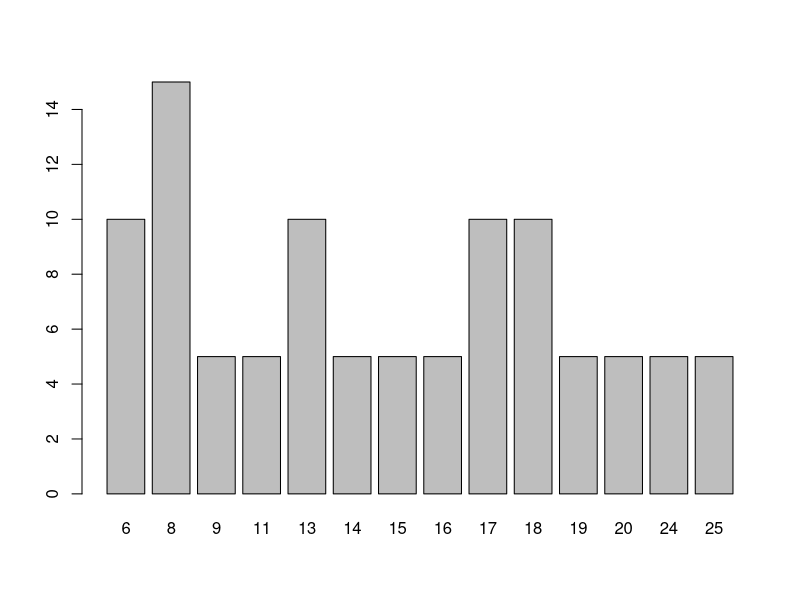
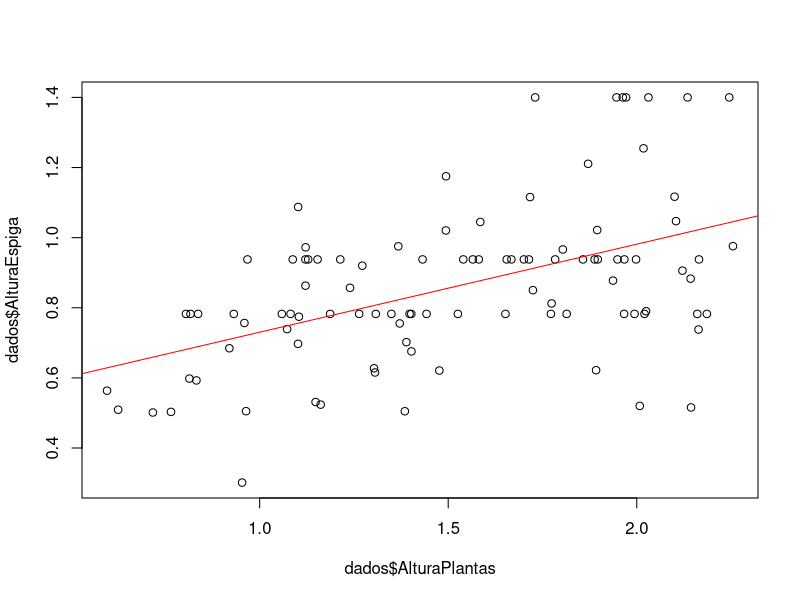

R code for these plots, in order:
## ---- chunk 1
cat("Hello world")
## ---- chunk 2
# cat("Hello world")
## ---- chunk 3
# Iniciando os trabalhos no R
cat("Hello world")
## ---- chunk 4
((13+2+1.5)/3) + log(96, base = 4)
## ---- chunk 5
c(1,3,2,5,2)
## ---- chunk 6
1:10
## ---- chunk 7
seq(from=0, to=100, by=5)
# ou
seq(0,100,5) # Se você já souber a ordem dos argumentos da função

## ---- chunk 8
seq(from=4, to=30, by=3)
## ---- chunk 9
rep(3:5, 2)
rep(3:5, each = 2)
## ---- chunk 10
x = c(30.1,30.4,40,30.2,30.6,40.1)
# ou
x <- c(30.1,30.4,40,30.2,30.6,40.1)

y = c(0.26,0.3,0.36,0.24,0.27,0.35)
## ---- chunk 11
x
## ---- chunk 12
x*2
x + y
x*y
## ---- chunk 13
z <- (x+y)/2
z
## ---- chunk 14
sum(z)  # soma dos valores de z
mean(z) # média 
var(z)  # variância
## ---- chunk 15
z[3]
## ---- chunk 16
z[2:4]
## ---- chunk 17
str(z)
## ---- chunk 18
clone <- c("GRA02", "URO01", "URO03", "GRA02", "GRA01", "URO01")
## ---- chunk 19
clone_fator <- as.factor(clone)
str(clone_fator)
levels(clone_fator)
## ---- chunk 20
length(clone_fator)
## ---- chunk 21
logico <- x > 40
logico   # Os elementos são maiores que 40?
## ---- chunk 22
which(logico)  # Obtendo as posiçoes dos elementos TRUE

x[which(logico)] # Obtendo os números maiores que 40 do vetor x pela posição
## ---- chunk 23
errado <- c(TRUE, "vish", 1)
errado
## ---- chunk 24
X <- matrix(1:12, nrow = 6, ncol = 2)
X
## ---- chunk 25
W <- matrix(c(x,y), nrow = 6, ncol =2)
W
W2 <- matrix(c(x,y), nrow = 6, ncol =2, byrow = T)
W2
## ---- chunk 26
X*2
X*X        
X%*%t(X)          # Multiplicação matricial
## ---- chunk 27
W[4,2] # Número posicionado na linha 4 e coluna 2
## ---- chunk 28
colnames(W) <- c("altura", "diametro")
rownames(W) <- clone
W
## ---- chunk 29
campo1 <- data.frame("hibrido" = c("DKB390", "SHS7990", "SYN", "BM3063", "SHS7930"),     # Antes do sinal de "="  
                     "AlturaPlantas" = c(1.5,2.0,1.6,1.8,1.3),        # estabelecemos os nomes  
                     "AlturaEspiga" = c(0.3,0.4,0.2,0.1,0.25),      # das coluna
                     "NumeroFolhas" = c(rep(51:52, 2),53),
                     "NotaEstande"= c(1.5,2.0,1.6,1.8,1.3) > 1.5) 
campo1
## ---- chunk 30
campo1$NumeroFolhas
## ---- chunk 31
campo1[,4] 
## ---- chunk 32
campo1[1,2] 
## ---- chunk 33
campo1[3,3] 
## ---- chunk 34
dados <- read.csv(file = "dados.csv", stringsAsFactors = FALSE, na.strings="-", header = T)
## ---- chunk 35
str(dados)
# também
dim(dados)
## ---- chunk 36
colnames(dados) = c("Bloco", "Parcela", "Hibrido", "AlturaPlantas", 
                                       "AlturaEspiga", "NumeroFolhas", "Estande")
str(dados)
## ---- chunk 37
if(2 >3){
  print("dois é maior que três")
} else {
  print("dois não é maior que três")
}
## ---- chunk 38
if(dados[3,4] < 1.5){
  print("Híbrido pequeno demais")
} else {
  print("Tamanho provavelmente adequado")
}
## ---- chunk 39
if(dados[7,4] < 1.5){
  print("Híbrido pequeno demais")
} else if (dados[7,3] > 1.5 && dados[7,1] < 2.0){
  print("Tamanho OK")
} else {
    print("Cresceu demais")
  }
## ---- chunk 40
for(i in 1:10){
  print(i)
}

test <- vector()
for(i in 1:10){
  test[i] <- i+4 
}
test
## ---- chunk 41
for(i in 1:nrow(dados)){
  if(dados[i,4] < 1.5){
    print("Híbrido pequeno demais")
  } else if (dados[i,4] > 1.5 && dados[i,4] < 2.0){
    print("Tamanho OK")
  } else {
      print("Cresceu demais")
    }
}
## ---- chunk 42
x <- 1

while(x < 5){
  x <- x + 1
  print(x)
}
## ---- chunk 43
x <- 1

while(x < 5){
  x <- x + 1
  if(x==4) break
  print(x)
}

x <- 1

while(x < 5){
  x <- x + 1
  if(x==4) next
  print(x)
}

## ---- chunk 44
x <- 1
repeat{
  x <- x+1
  print(x)
  if(x==4) break
}

## ---- chunk 45
# Criando uma matrix vazia
ex_mat <- matrix(nrow=10, ncol=10)

# cada número dentro da matrix será o produto no índice da coluna pelo índice da linha
for(i in 1:dim(ex_mat)[1]) {
  for(j in 1:dim(ex_mat)[2]) {
    ex_mat[i,j] = i*j
  }
}

## ---- chunk 46
# Criando uma matrix vazia
ex_mat <- matrix(nrow=10, ncol=10)

# cada número dentro da matrix será o produto no índice da coluna pelo índice da linha
for(i in 1:dim(ex_mat)[1]) {   # Primeiro nível, não tem espaço
  for(j in 1:dim(ex_mat)[2]) { # Segundo nível tem um espaço (tab)
    ex_mat[i,j] = i*j          # Terceiro nível tem dois espaços
  }                            # Fechei o segundo nível
}                              # Fechei o primeiro nível

## ---- chunk 47
#### Bar plot ####
#É um gráfico interessante quando possuímos resultados da função table
estande <- table(dados$Estande)
barplot(estande)

## ---- chunk 48
#Busque explorar mais parâmetros no gráfico a seguir:
##Dica: tente alterar o nome dos eixos
plot(x = dados$AlturaPlantas, y= dados$AlturaEspiga)

#Linha de ajuste
abline(lm(AlturaEspiga ~ AlturaPlantas, data = dados), col="red")

#Verificar a correlação:
cor(dados$AlturaPlantas, dados$AlturaEspiga)
## ---- chunk 49
str(dados)
# Certifique-se que esta lidando com variável categórica (fator)
dados$Hibrido <- as.factor(dados$Hibrido)
dados$Parcela <- as.factor(dados$Parcela)
dados$Bloco <- as.factor(dados$Bloco)

tapply(dados$AlturaPlantas, dados$Hibrido, summary)
tapply(dados$AlturaEspiga, dados$Hibrido, summary)

## ---- chunk 50
mod1 <- lm(AlturaPlantas ~ AlturaEspiga, data = dados)
summary(mod1)

## ---- chunk 51
mod1 <- aov(AlturaPlantas ~ Hibrido + Bloco, data = dados)
summary(mod1)

## ---- chunk 52
modaov <- aov(AlturaPlantas ~ Hibrido + Bloco, data = dados)
tukey.test <- TukeyHSD(x=modaov, 'Hibrido', conf.level=0.95)
tukey.test
## ---- chunk 53
library(rmarkdown)
